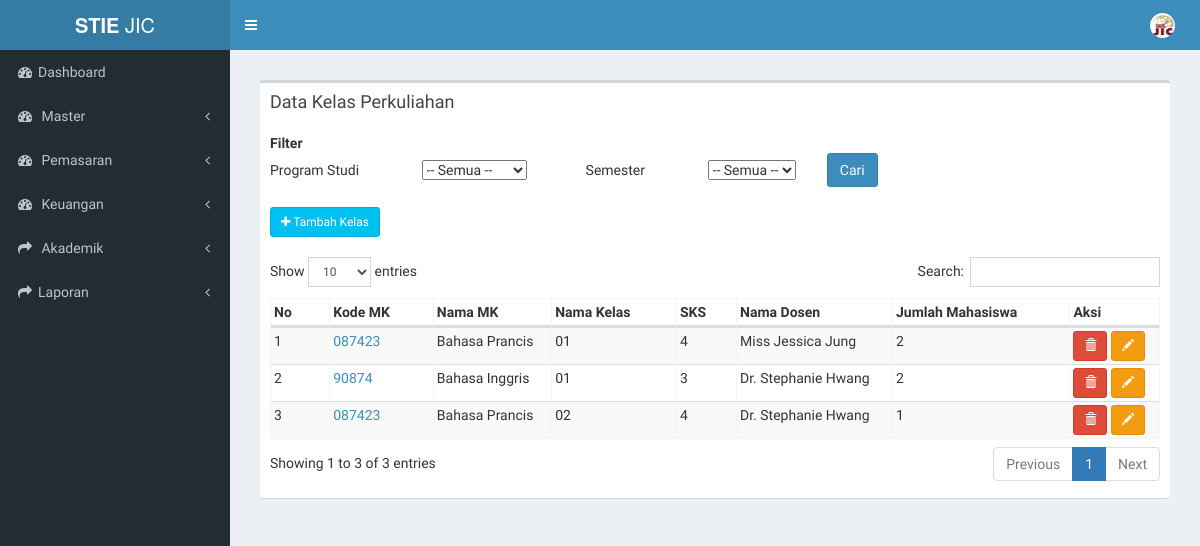
The page /index.php/kelas_perkuliahan on the database its author committed.
### tables this page shows
CREATE TABLE `tb_kp` (
  `id_kp` int(4) NOT NULL,
  `nama_kelas` varchar(50) NOT NULL,
  `bahasan` text NOT NULL,
  `tgl_mulai` date NOT NULL,
  `tgl_akhir` date NOT NULL,
  `id_jadwal` varchar(4) NOT NULL
);

CREATE TABLE `tb_matkul` (
  `kode_matkul` varchar(50) NOT NULL,
  `nama_matkul` varchar(100) NOT NULL,
  `id_prodi` varchar(10) NOT NULL,
  `jenis_matkul` varchar(20) NOT NULL,
  `bobot_matkul` int(11) NOT NULL,
  `bobot_praktikum` int(11) NOT NULL,
  `bobot_tatap_muka` int(11) NOT NULL,
  `bobot_praktik_lapangan` int(11) NOT NULL,
  `bobot_simulasi` int(11) NOT NULL,
  `metode_pembelajaran` varchar(100) NOT NULL,
  `tanggal_mulai` date NOT NULL,
  `tanggal_akhir` date NOT NULL,
  `matkul_english` varchar(40) NOT NULL
);

CREATE TABLE `tb_dosen` (
  `id_dosen` int(4) NOT NULL,
  `nama_dosen` varchar(255) NOT NULL,
  `kode_dosen` varchar(255) NOT NULL,
  `no_hp` varchar(250) NOT NULL,
  `nip` varchar(20) NOT NULL,
  `tgl_lahir` date NOT NULL,
  `status` varchar(2) NOT NULL,
  `email` varchar(25) NOT NULL,
  `jenis_dosen` varchar(2) NOT NULL,
  `id_kelamin` varchar(1) NOT NULL,
  `id_agama` varchar(1) NOT NULL,
  `alamat` varchar(50) NOT NULL
);

### application/controllers/kelas_perkuliahan.php (called while the page is built, shortened)
<?php
class Kelas_perkuliahan extends CI_Controller {
	public function __construct()
	{
		$this->load->model('kelas_perkuliahan_model');
		$this->load->model('daftar_ulang_model');
		$this->load->model('finance_model');
	}
	public function index(){
				$data['getProdi'] = $this->daftar_ulang_model->getProdi();
				$data['getPeriode'] = $this->daftar_ulang_model->getPeriode();
				$data['kp'] = $this->kelas_perkuliahan_model->data_kp();
				$data['main_view'] = 'Kelas_perkuliahan/kelas_perkuliahan_view';
				$this->load->view('template', $data);
	}
}

### index.php (called while the page is built, shortened)
<?php
require_once BASEPATH.'core/CodeIgniter.php';

### application/models/kelas_perkuliahan_model.php (called while the page is built, shortened)
<?php
class Kelas_perkuliahan_model extends CI_Model {
	public function data_kp(){
		$this->db->select('*');
		 $this->db->from('tb_kp');
		 $this->db->join('tb_jadwal','tb_jadwal.id_jadwal=tb_kp.id_jadwal');
     $this->db->join('tb_ruang','tb_ruang.id_ruang=tb_jadwal.id_ruang');
     $this->db->join('tb_konsentrasi_kelas','tb_konsentrasi_kelas.id_konsentrasi=tb_jadwal.id_konsentrasi');
     $this->db->join('tb_prodi','tb_prodi.id_prodi=tb_konsentrasi_kelas.id_prodi');
     $this->db->join('tb_detail_kurikulum','tb_detail_kurikulum.id_detail_kurikulum=tb_jadwal.id_detail_kurikulum');
     $this->db->join('tb_matkul','tb_matkul.kode_matkul=tb_detail_kurikulum.kode_matkul');
		 $query = $this->db->get();
		 return $query->result();
	}
}

### application/views/Kelas_perkuliahan/kelas_perkuliahan_view.php (the view, shortened to what this page needs)
    <section class="content">
      <div class="row">
        <div class="col-xs-12">
          <div class="box">
            <div class="box-header">
              <h3 class="box-title">Data Kelas Perkuliahan</h3>
            </div>
            <div class="box-body">
              <table class="">
                <tbody>
                  <form method="get" action="<?php echo base_url("kelas_perkuliahan/filter_kp/")?>">
                  <tr>
                    <th>Filter</th>
                  </tr>
                  <tr>
                    <td>Program Studi</td>
                    <td>&nbsp;&nbsp;&nbsp;&nbsp;&nbsp;&nbsp;&nbsp;&nbsp;&nbsp;&nbsp;&nbsp;&nbsp;&nbsp;&nbsp;&nbsp;&nbsp;&nbsp;
                      <select name="id_prodi" onchange="return get_prodi_periode2(this.value)">
                        <option value="">-- Semua --</option>
                      </select>
                    </td>
                    <td>&nbsp;&nbsp;&nbsp;&nbsp;&nbsp;&nbsp;&nbsp;&nbsp;&nbsp;&nbsp;&nbsp;&nbsp;&nbsp;&nbsp;&nbsp;&nbsp;&nbsp;Semester</td>
                    <td>&nbsp;&nbsp;&nbsp;&nbsp;&nbsp;&nbsp;&nbsp;&nbsp;&nbsp;&nbsp;&nbsp;&nbsp;&nbsp;&nbsp;&nbsp;&nbsp;&nbsp;
                      <select name="id_periode" id="id_periode2">
                        <option value="">-- Semua --</option>
                      </select>
                    </td>
                    <td>
                      &nbsp;&nbsp;&nbsp;&nbsp;&nbsp;&nbsp;&nbsp;&nbsp;&nbsp;<input type="submit" class="btn btn-primary" value="Cari">
                    </td>
                  </tr>
                </tbody>
              </table>
               <br>
              <table id="example3" class="table2 table-bordered table-striped">
                <a class="btn btn-info btn-sm" href="" data-toggle="modal" data-target="#modal_tambah"><i class="fa fa-plus"></i> Tambah Kelas</a> <br> <br>
                <thead>
                <tr>
                  <th>No</th>
                  <th>Kode MK</th>
                  <th>Nama MK</th>
                  <th>Nama Kelas</th>
                  <th style="width: 15px;">SKS</th>
                  <th>Nama Dosen</th>
                  <th>Jumlah Mahasiswa</th>
                  <th>Aksi</th>
                </tr>
                </thead>
                <tbody>
                <?php
                $no = 0;
                 $alert = "'Apakah anda yakin menghapus data ini ?'";
                foreach ($kp as $data) {
                  $total_mahasiswa = $this->db->query("SELECT count(*) AS total FROM tb_kelas_mhs WHERE id_kp = '$data->id_kp'")->row();
                  $nama_dosen = $this->db->query("SELECT nama_dosen AS abc FROM tb_kelas_dosen RIGHT JOIN tb_kp ON tb_kp.id_kp = tb_kelas_dosen.id_kp left JOIN tb_dosen ON tb_dosen.id_dosen = tb_kelas_dosen.id_dosen WHERE tb_kp.id_kp = '$data->id_kp'")->row();
                  if ($nama_dosen->abc == null) {
                    $a = '<p style="color:red;"><b>Belum diisi </b></p>';
                  } else {
                    $a = $nama_dosen->abc;
                  }
                  echo '
                <tr>
                  <td>'.++$no.'</td>
                  <td><a href="'.base_url('kelas_perkuliahan/detail_kelas/'.$data->id_kp).'">'.$data->kode_matkul.'</a></td>
                  <td>'.$data->nama_matkul.'</td>
                  <td>'.$data->nama_kelas.'</td>
                  <td>'.$data->bobot_matkul.'</td>
                  <td>'.$a.'</td>
                  <td>'.$total_mahasiswa->total.'</td>
                  <td>
                        <a href="'.base_url('kelas_perkuliahan/hapus_kp/'.$data->id_kp).'" class="btn btn-danger btn-sm" onclick="return confirm('.$alert.')"><i class="glyphicon glyphicon-trash"></i><span class="tooltiptext">Hapus Kelas</span></a>
                         <a href="'.base_url('kelas_perkuliahan/detail_kp/'.$data->id_kp).'" class="btn btn-warning  btn-sm"><i class="glyphicon glyphicon-pencil"></i><span class="tooltiptext">Edit Kelas </span></a>
                  </td>
                  </tr>
                ' ;
              }
              ?>
                </tbody>
              </table>
            </div>
          </div>
        </div>
      </div>
    </section>
<link rel="stylesheet" href="//code.jquery.com/ui/1.12.0/themes/smoothness/jquery-ui.css">

### assets/css/styleku.css (style rules this page uses)
.table2 { width: 100%; max-width: 100%; margin-bottom: 20px; }
.table2 > thead > tr > th, .table2 > tbody > tr > th, .table2 > tfoot > tr > th, .table2 > thead > tr > td, .table2 > tbody > tr > td, .table2 > tfoot > tr > td { padding: 3px; line-height: 1.42857143; vertical-align: top; border-top: 1px solid #ddd; }
.table2 > thead > tr > th { vertical-align: bottom; border-bottom: 2px solid #ddd; }
.table2 > caption + thead > tr:first-child > th, .table2 > colgroup + thead > tr:first-child > th, .table2 > thead:first-child > tr:first-child > th, .table2 > caption + thead > tr:first-child > td, .table2 > colgroup + thead > tr:first-child > td, .table2 > thead:first-child > tr:first-child > td { border-top: 0; }

### rows shown on the page
tb_kp: tb_matkul.kode_matkul "087423", tb_matkul.nama_matkul "Bahasa Prancis", nama_kelas "01", tb_matkul.bobot_matkul "4", tb_dosen.nama_dosen "Miss Jessica Jung", total "2"
tb_kp: tb_matkul.kode_matkul "90874", tb_matkul.nama_matkul "Bahasa Inggris", nama_kelas "01", tb_matkul.bobot_matkul "3", tb_dosen.nama_dosen "Dr. Stephanie Hwang", total "2"
tb_kp: tb_matkul.kode_matkul "087423", tb_matkul.nama_matkul "Bahasa Prancis", nama_kelas "02", tb_matkul.bobot_matkul "4", tb_dosen.nama_dosen "Dr. Stephanie Hwang", total "1"
